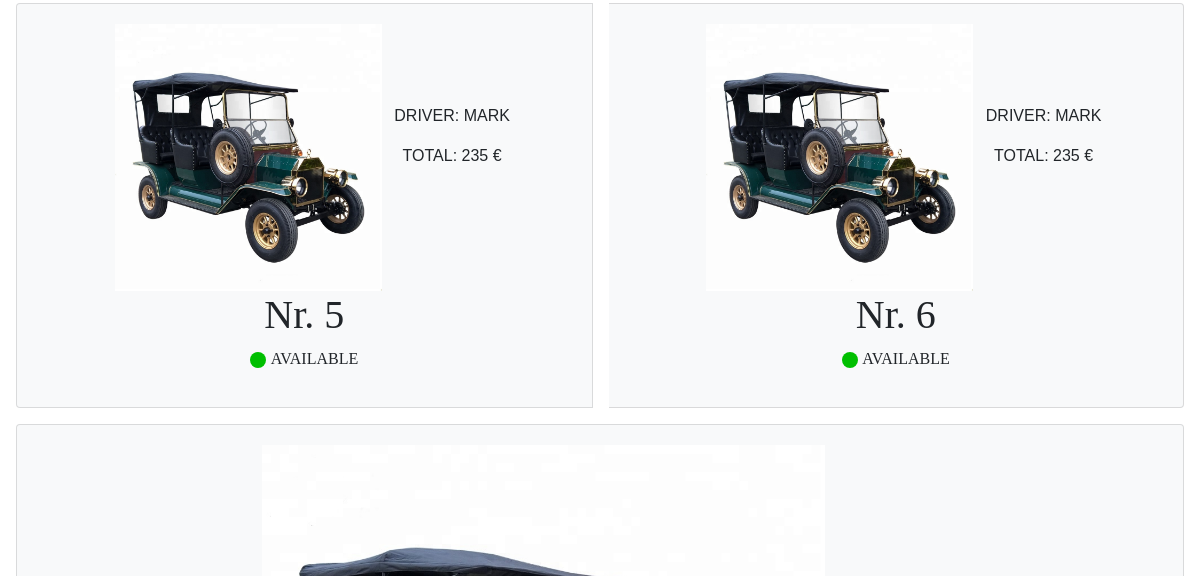
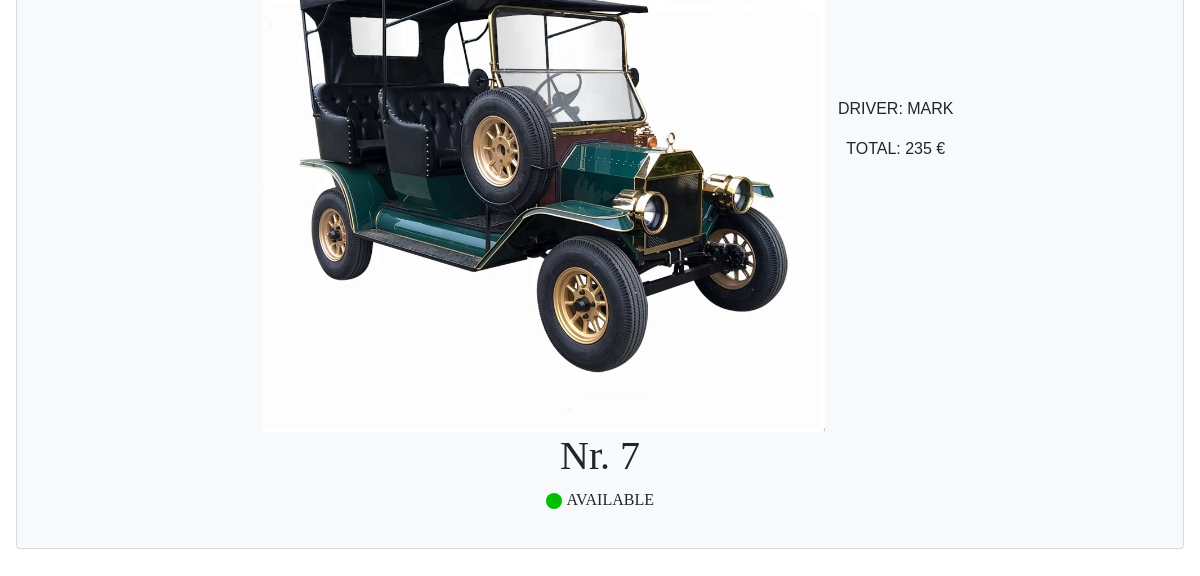
Page /supervisor/cars/ (signed in, lower part) on the earlier database version (2 pictures, top to bottom).
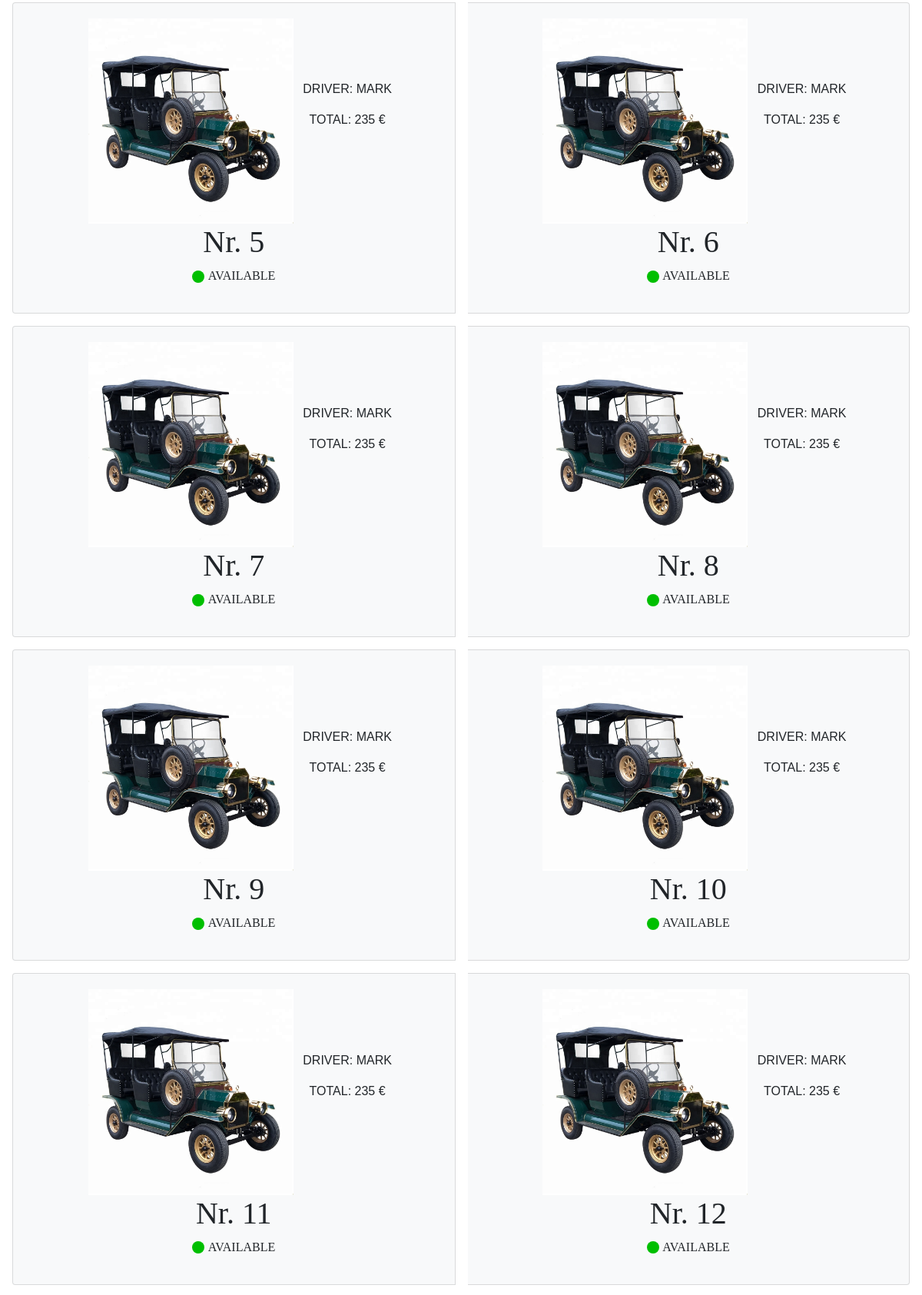
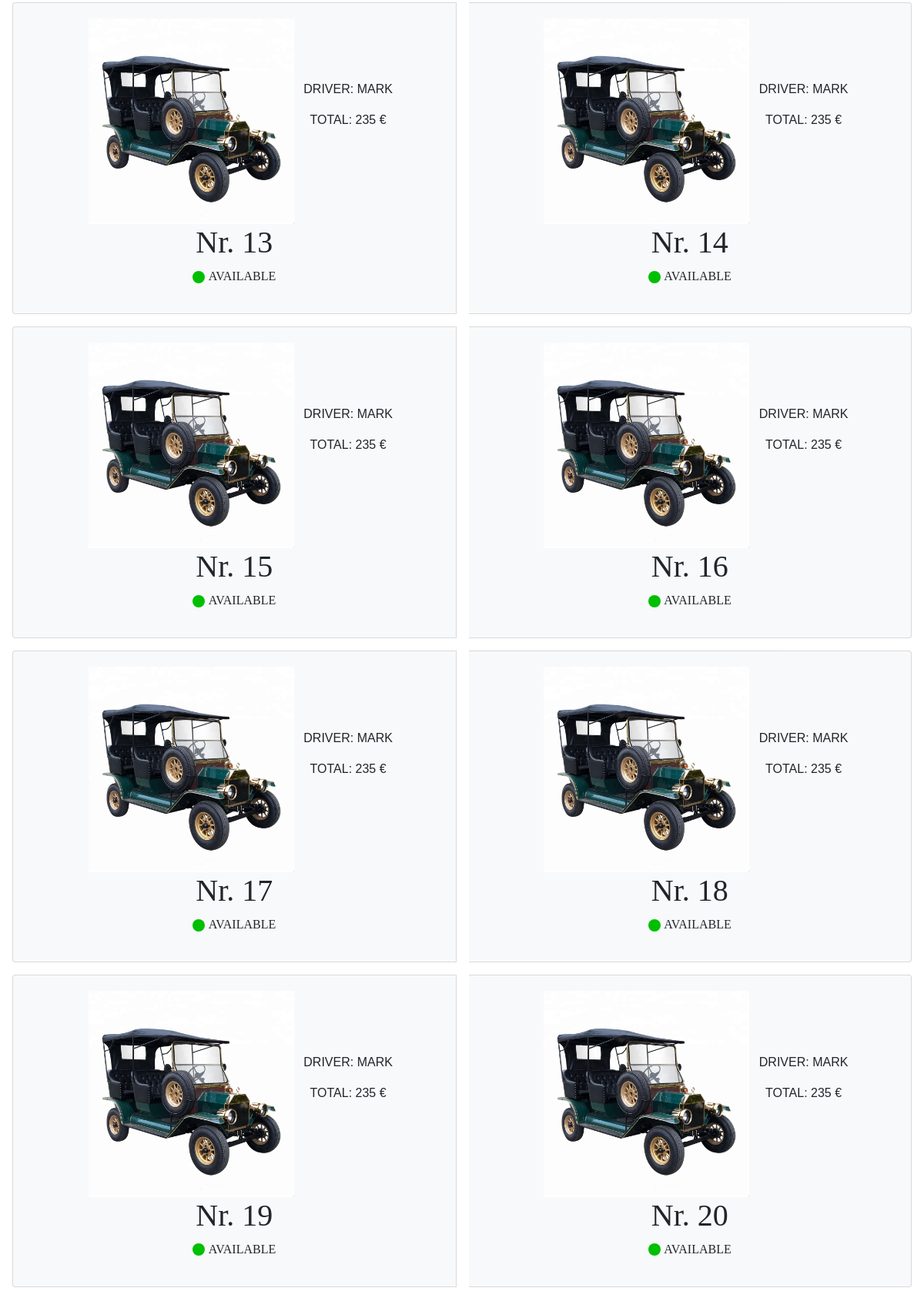
Same page on the later database version (2 pictures, top to bottom).
### supervisor/models.py (models this page shows, shortened)
class Car(models.Model):
    latitude = models.FloatField(default=0.0)
    longitude = models.FloatField(default=0.0)
    photoOption = models.ImageField(default='default.png', upload_to='car_pics')

### supervisor/views.py (the view)
# urls.py: path('cars/', views.vehicles, name='supervisor-cars'),
def vehicles(request):
    cars = {
        'cars' : Car.objects.all()
    }
    return render(request, 'supervisor/vehicles.html', cars)

### supervisor/templates/supervisor/vehicles.html (shortened to what this page needs)
{% extends "nav.html" %}
{% block content %}
{% for car in cars %}
    {% if not forloop.counter|divisibleby:2 %}
    <div class="card-group">
    {% endif %}
        <div class="card bg-light">
            <div class="card-body text-center">
                <img class="car-image" alt="stats" src="/static/images/car-green.jpg" style="display: inline-block"/>
                <div class="car-info"  style="display: inline-block;">
                    <p class="driver-name">DRIVER: MARK</p>
                    <p class="car-total">TOTAL: 235 €</p>
                </div>
                <h1 class="card-car">Nr. {{ car.id }}</h1>
                <div class="status-info">
                    <img  class="status-icon" alt="status" src="/static/images/status-icon-available.svg" style="display: inline-block"/>
                    <p class="status-subtitle" style="display: inline-block">AVAILABLE</p>
                </div>
            </div>
        </div>
    {% if forloop.counter|divisibleby:2 %}
    </div>
    {% endif %}
{% endfor %}
</div>
{% endblock content %}

Differences in the rows shown:
added Car: id "8"
added Car: id "9"
added Car: id "10"
added Car: id "11"
added Car: id "12"
added Car: id "13"
added Car: id "14"
added Car: id "15"
added Car: id "16"
added Car: id "17"
added Car: id "18"
added Car: id "19"
added Car: id "20"
